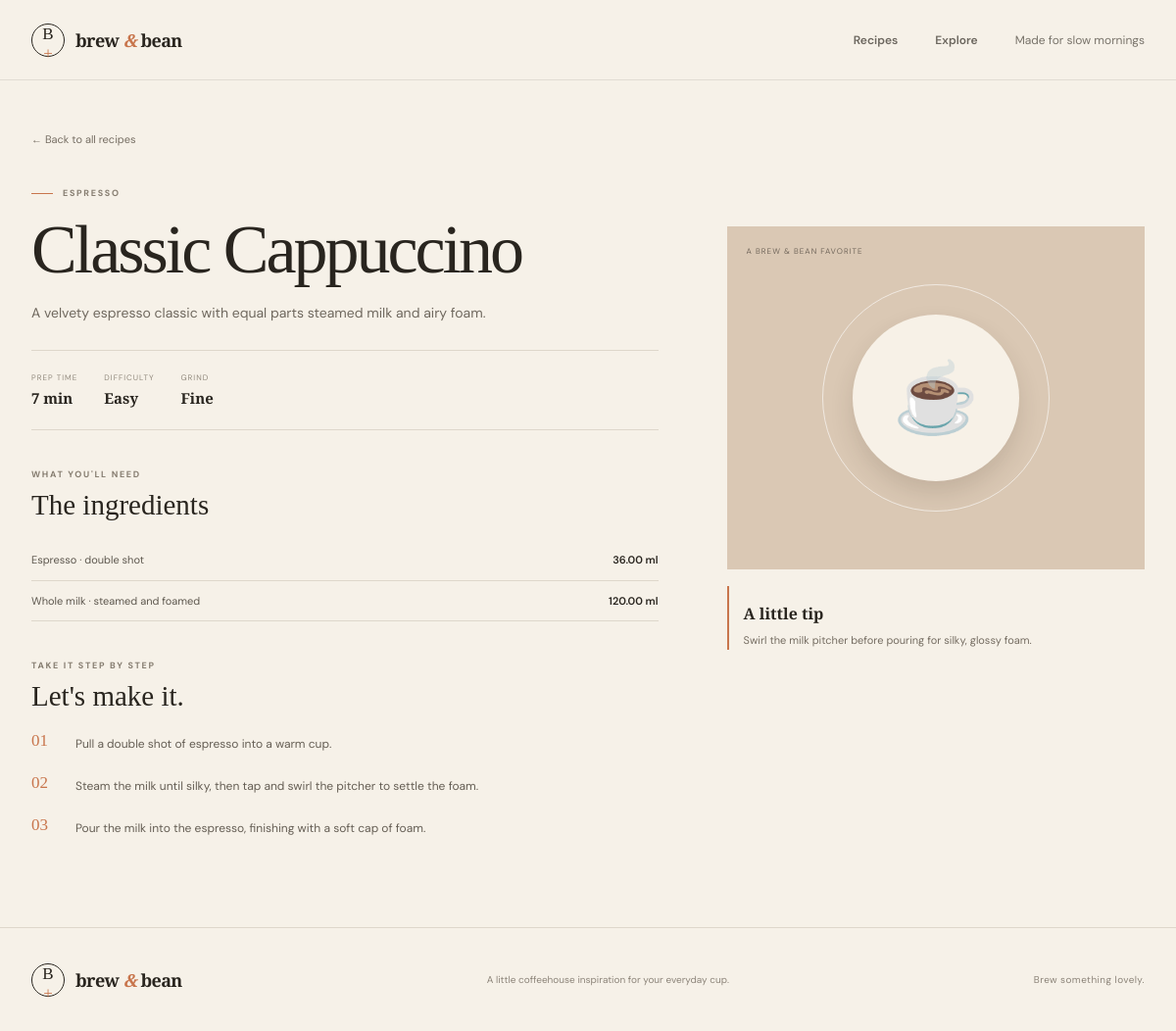
/recipe.php?id=1, run on the app's committed database.
### tables this page shows
CREATE TABLE IF NOT EXISTS recipes (
    id INT UNSIGNED AUTO_INCREMENT PRIMARY KEY,
    category_id INT UNSIGNED NOT NULL,
    name VARCHAR(140) NOT NULL,
    description VARCHAR(500) NOT NULL,
    difficulty ENUM('Easy', 'Some practice', 'Barista-level') NOT NULL DEFAULT 'Easy',
    prep_time_min SMALLINT UNSIGNED NOT NULL DEFAULT 5,
    brew_temp_c TINYINT UNSIGNED NULL,
    grind_size VARCHAR(80) NULL,
    image_url VARCHAR(255) NULL,
    barista_tip VARCHAR(500) NULL,
    is_featured BOOLEAN NOT NULL DEFAULT FALSE,
    created_at TIMESTAMP NOT NULL DEFAULT CURRENT_TIMESTAMP,
    CONSTRAINT fk_recipes_category FOREIGN KEY (category_id)
        REFERENCES categories (id) ON UPDATE CASCADE ON DELETE RESTRICT,
    INDEX idx_recipes_category (category_id),
    INDEX idx_recipes_featured (is_featured, name)
);

CREATE TABLE IF NOT EXISTS categories (
    id INT UNSIGNED AUTO_INCREMENT PRIMARY KEY,
    name VARCHAR(80) NOT NULL UNIQUE,
    sort_order TINYINT UNSIGNED NOT NULL DEFAULT 0
);

CREATE TABLE IF NOT EXISTS recipe_ingredients (
    recipe_id INT UNSIGNED NOT NULL,
    ingredient_id INT UNSIGNED NOT NULL,
    amount DECIMAL(8, 2) NOT NULL DEFAULT 0,
    unit VARCHAR(40) NOT NULL DEFAULT '',
    notes VARCHAR(160) NULL,
    sort_order SMALLINT UNSIGNED NOT NULL DEFAULT 0,
    PRIMARY KEY (recipe_id, ingredient_id),
    CONSTRAINT fk_recipe_ingredients_recipe FOREIGN KEY (recipe_id)
        REFERENCES recipes (id) ON UPDATE CASCADE ON DELETE CASCADE,
    CONSTRAINT fk_recipe_ingredients_ingredient FOREIGN KEY (ingredient_id)
        REFERENCES ingredients (id) ON UPDATE CASCADE ON DELETE RESTRICT
);

CREATE TABLE IF NOT EXISTS ingredients (
    id INT UNSIGNED AUTO_INCREMENT PRIMARY KEY,
    name VARCHAR(120) NOT NULL UNIQUE
);

CREATE TABLE IF NOT EXISTS recipe_steps (
    recipe_id INT UNSIGNED NOT NULL,
    step_number TINYINT UNSIGNED NOT NULL,
    instruction TEXT NOT NULL,
    PRIMARY KEY (recipe_id, step_number),
    CONSTRAINT fk_recipe_steps_recipe FOREIGN KEY (recipe_id)
        REFERENCES recipes (id) ON UPDATE CASCADE ON DELETE CASCADE
);

### includes/functions.php (called while the page is built, shortened)
<?php
function h(?string $value): string
{
    return htmlspecialchars($value ?? '', ENT_QUOTES | ENT_SUBSTITUTE, 'UTF-8');
}

### recipe.php (the view, shortened to what this page needs)
<?php
require_once __DIR__ . '/includes/functions.php';
$rawId = filter_input(INPUT_GET, 'id', FILTER_VALIDATE_INT, ['options' => ['min_range' => 1]]);
$recipe = null;
$ingredients = [];
$steps = [];
$databaseError = false;
if ($rawId !== false && $rawId !== null) {
    try {
        $pdo = db();
        $statement = $pdo->prepare(
            'SELECT r.*, c.name AS category_name
             FROM recipes r INNER JOIN categories c ON c.id = r.category_id
             WHERE r.id = :id'
        );
        $statement->execute(['id' => $rawId]);
        $recipe = $statement->fetch() ?: null;
        if ($recipe !== null) {
            $statement = $pdo->prepare(
                'SELECT i.name, ri.amount, ri.unit, ri.notes
                 FROM recipe_ingredients ri INNER JOIN ingredients i ON i.id = ri.ingredient_id
                 WHERE ri.recipe_id = :id ORDER BY ri.sort_order, i.name'
            );
            $statement->execute(['id' => $rawId]);
            $ingredients = $statement->fetchAll();
            $statement = $pdo->prepare(
                'SELECT instruction FROM recipe_steps WHERE recipe_id = :id ORDER BY step_number'
            );
            $statement->execute(['id' => $rawId]);
            $steps = $statement->fetchAll();
        } else {
            http_response_code(404);
        }
    } catch (Throwable $exception) {
        error_log('Coffeehouse recipe detail could not be loaded: ' . $exception->getMessage());
        $databaseError = true;
        http_response_code(503);
    }
}
require __DIR__ . '/includes/header.php';
?>
<section class="recipe-detail section-wrap">
    <a class="back-link" href="index.php">← Back to all recipes</a>
    <?php if ($databaseError): ?>
        <div class="notice notice-error" role="alert"><strong>Recipes are taking a coffee break.</strong><span>Please check the database setup and try again.</span></div>
    <?php else: ?>
        <div class="detail-layout">
            <div class="detail-main">
                <p class="eyebrow"><span class="eyebrow-line"></span> <?= h(strtoupper($recipe['category_name'])) ?></p>
                <h1><?= h($recipe['name']) ?></h1>
                <p class="detail-description"><?= h($recipe['description']) ?></p>
                <div class="detail-stats">
                    <span><small>PREP TIME</small><strong><?= (int) $recipe['prep_time_min'] ?> min</strong></span>
                    <span><small>DIFFICULTY</small><strong><?= h($recipe['difficulty']) ?></strong></span>
                    <?php if ($recipe['grind_size']): ?>
                        <span><small>GRIND</small><strong><?= h($recipe['grind_size']) ?></strong></span>
                    <?php endif; ?>
                </div>
                <section class="detail-section">
                    <p class="eyebrow">WHAT YOU'LL NEED</p>
                    <h2>The ingredients</h2>
                    <?php if ($ingredients === []): ?>
                        <p>Ingredients haven’t been added for this recipe yet.</p>
                    <?php else: ?>
                        <ul class="ingredient-list">
                            <?php foreach ($ingredients as $ingredient): ?>
                                <li><span><?= h($ingredient['name']) ?><?= $ingredient['notes'] ? ' · ' . h($ingredient['notes']) : '' ?></span><strong><?= h((string) $ingredient['amount']) ?> <?= h($ingredient['unit']) ?></strong></li>
                            <?php endforeach; ?>
                        </ul>
                    <?php endif; ?>
                </section>
                <section class="detail-section">
                    <p class="eyebrow">TAKE IT STEP BY STEP</p>
                    <h2>Let's make it.</h2>
                    <?php if ($steps === []): ?>
                        <p>Instructions haven’t been added for this recipe yet.</p>
                    <?php else: ?>
                        <ol class="step-list">
                            <?php foreach ($steps as $index => $step): ?>
                                <li><span class="step-number"><?= str_pad((string) ($index + 1), 2, '0', STR_PAD_LEFT) ?></span><p><?= h($step['instruction']) ?></p></li>
                            <?php endforeach; ?>
                        </ol>
                    <?php endif; ?>
                </section>
            </div>
            <aside class="detail-aside">
                <div class="detail-art <?= h(strtolower(str_replace(' ', '-', $recipe['category_name']))) ?>">
                    <span class="detail-art-label">A BREW & BEAN FAVORITE</span>
                    <span aria-hidden="true"><?= h($recipe['image_url'] ?: '☕') ?></span>
                </div>
                <p class="aside-tip"><strong>A little tip</strong><?= h($recipe['barista_tip'] ?: 'Taste as you go, and make it yours.') ?></p>
            </aside>
        </div>
    <?php endif; ?>
</section>
<?php require __DIR__ . '/includes/footer.php'; ?>

### assets/css/styles.css (style rules this page uses)
:root { --cream: #f6f1e8; --paper: #fffdf8; --ink: #29251f; --muted: #78736a; --brown: #704a33; --rust: #c8754c; --line: #ded7cb; --serif: "Playfair Display", Georgia, serif; --sans: "DM Sans", Arial, sans-serif; }
* { box-sizing: border-box; }
html { scroll-behavior: smooth; }
body { margin: 0; background: var(--cream); color: var(--ink); font-family: var(--sans); }
a { color: inherit; text-decoration: none; }
.eyebrow { display: flex; align-items: center; gap: 10px; color: #867d70; font-size: 9px; font-weight: 700; letter-spacing: 1.7px; }
.eyebrow-line { width: 22px; height: 1px; background: var(--rust); }
h1, h2, h3, p { margin-top: 0; }
.hero h1, .detail-main h1, .detail-missing h1 { margin: 20px 0 18px; font-family: var(--serif); font-size: clamp(52px, 6.5vw, 82px); line-height: .99; letter-spacing: -3px; font-weight: 500; }
.section-wrap { width: min(1200px, calc(100% - 64px)); margin: 0 auto; }
.card-image.espresso, .detail-art.espresso { background: #dac8b4; }
.recipe-detail { min-height: 70vh; padding-top: 48px; padding-bottom: 90px; }
.back-link { display: inline-block; margin-bottom: 42px; color: #766e63; font-size: 11px; }
.detail-layout { display: grid; grid-template-columns: 1.2fr .8fr; gap: 70px; }
.detail-main h1 { max-width: 680px; margin-top: 17px; font-size: clamp(46px, 6vw, 70px); }
.detail-description { max-width: 580px; color: #70695f; font-size: 14px; line-height: 1.8; }
.detail-stats { display: flex; flex-wrap: wrap; gap: 27px; padding: 22px 0; margin: 25px 0 38px; border-top: 1px solid var(--line); border-bottom: 1px solid var(--line); }
.detail-stats span { display: flex; flex-direction: column; gap: 6px; }
.detail-stats small { color: #928a7e; font-size: 8px; letter-spacing: 1px; }
.detail-stats strong { font-family: var(--serif); font-size: 15px; font-weight: 600; }
.detail-section { margin-top: 39px; }
.detail-section h2 { margin: 9px 0 19px; font-family: var(--serif); font-size: 29px; font-weight: 500; }
.ingredient-list { padding: 0; margin: 0; list-style: none; }
.ingredient-list li { display: flex; justify-content: space-between; gap: 20px; padding: 12px 0; border-bottom: 1px solid var(--line); color: #5e584f; font-size: 11px; line-height: 1.5; }
.ingredient-list strong { flex: 0 0 auto; color: var(--ink); font-weight: 600; }
.step-list { display: grid; gap: 18px; padding: 0; margin: 0; list-style: none; }
.step-list li { display: grid; grid-template-columns: 35px 1fr; gap: 10px; align-items: start; }
.step-number { color: var(--rust); font-family: var(--serif); font-size: 17px; }
.step-list p { margin: 3px 0 0; color: #655e54; font-size: 12px; line-height: 1.8; }
.detail-aside { padding-top: 40px; }
.detail-art { position: sticky; top: 25px; display: grid; place-items: center; height: 350px; background: #e4d7c6; }
.detail-art::before { position: absolute; width: 230px; height: 230px; border: 1px solid rgba(255,255,255,.6); border-radius: 50%; content: ""; }
.detail-art > span:last-child { z-index: 1; display: grid; place-items: center; width: 170px; height: 170px; border-radius: 50%; background: #f7f1e7; box-shadow: 0 12px 24px rgba(57,42,26,.14); font-size: 70px; }
.detail-art-label { position: absolute; top: 20px; left: 20px; color: #74695d; font-size: 8px; letter-spacing: 1px; }
.aside-tip { position: relative; padding: 15px 0 0 15px; margin-top: 17px; border-left: 2px solid var(--rust); color: #756d62; font-size: 11px; line-height: 1.7; }
.aside-tip strong { display: block; margin-bottom: 4px; color: var(--ink); font-family: var(--serif); font-size: 16px; }

### data on the page
recipes: category.name "ESPRESSO", name "Classic Cappuccino", description "A velvety espresso classic with equal parts steamed milk and airy foam.", prep_time_min "7", difficulty "Easy", grind_size "Fine", image_url "☕", barista_tip "Swirl the milk pitcher before pouring for silky, glossy foam."
recipe_ingredients: ingredient.name "Espresso", notes "double shot", amount "36.00", unit "ml"
recipe_ingredients: ingredient.name "Whole milk", notes "steamed and foamed", amount "120.00", unit "ml"
recipe_steps: index "01", instruction "Pull a double shot of espresso into a warm cup."
recipe_steps: index "02", instruction "Steam the milk until silky, then tap and swirl the pitcher to settle the foam."
recipe_steps: index "03", instruction "Pour the milk into the espresso, finishing with a soft cap of foam."
